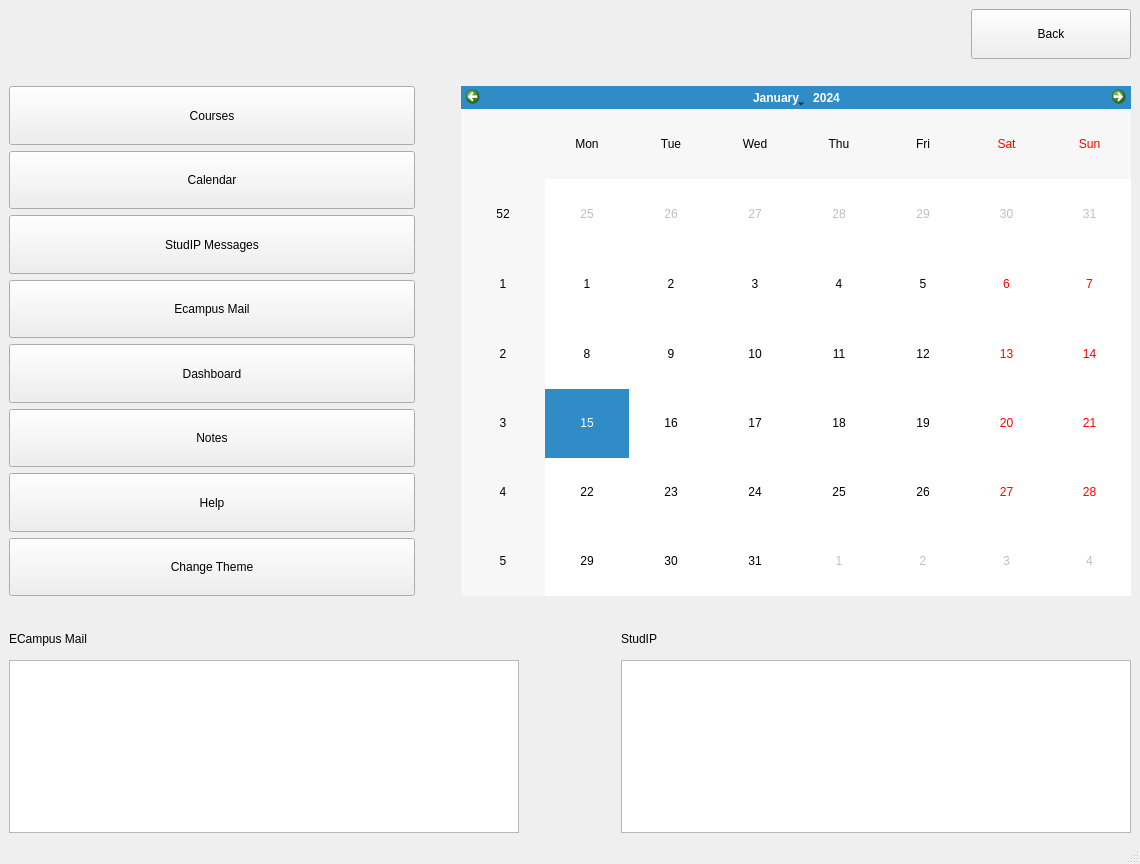
<?xml version="1.0" encoding="UTF-8"?>
<ui version="4.0">
 <class>MainWindow</class>
 <widget class="QMainWindow" name="MainWindow">
  <property name="geometry">
   <rect>
    <x>0</x>
    <y>0</y>
    <width>1140</width>
    <height>864</height>
   </rect>
  </property>
  <property name="minimumSize">
   <size>
    <width>1140</width>
    <height>864</height>
   </size>
  </property>
  <property name="maximumSize">
   <size>
    <width>12123123</width>
    <height>16777215</height>
   </size>
  </property>
  <property name="windowTitle">
   <string>MainWindow</string>
  </property>
  <property name="styleSheet">
   <string notr="true"/>
  </property>
  <widget class="QWidget" name="centralwidget">
   <layout class="QVBoxLayout" name="verticalLayout_4">
    <item>
     <layout class="QHBoxLayout" name="horizontalLayout">
      <property name="spacing">
       <number>7</number>
      </property>
      <property name="rightMargin">
       <number>0</number>
      </property>
      <property name="bottomMargin">
       <number>0</number>
      </property>
      <item>
       <widget class="QLabel" name="Name_label">
        <property name="sizePolicy">
         <sizepolicy hsizetype="Expanding" vsizetype="Expanding">
          <horstretch>0</horstretch>
          <verstretch>0</verstretch>
         </sizepolicy>
        </property>
        <property name="minimumSize">
         <size>
          <width>300</width>
          <height>30</height>
         </size>
        </property>
        <property name="maximumSize">
         <size>
          <width>510</width>
          <height>50</height>
         </size>
        </property>
        <property name="text">
         <string/>
        </property>
       </widget>
      </item>
      <item>
       <spacer name="horizontalSpacer_3">
        <property name="orientation">
         <enum>Qt::Orientation::Horizontal</enum>
        </property>
        <property name="sizeHint" stdset="0">
         <size>
          <width>40</width>
          <height>20</height>
         </size>
        </property>
       </spacer>
      </item>
      <item>
       <widget class="QPushButton" name="Back_Button">
        <property name="sizePolicy">
         <sizepolicy hsizetype="Expanding" vsizetype="Expanding">
          <horstretch>0</horstretch>
          <verstretch>0</verstretch>
         </sizepolicy>
        </property>
        <property name="minimumSize">
         <size>
          <width>90</width>
          <height>50</height>
         </size>
        </property>
        <property name="maximumSize">
         <size>
          <width>160</width>
          <height>50</height>
         </size>
        </property>
        <property name="text">
         <string>Back</string>
        </property>
       </widget>
      </item>
     </layout>
    </item>
    <item>
     <spacer name="verticalSpacer">
      <property name="orientation">
       <enum>Qt::Orientation::Vertical</enum>
      </property>
      <property name="sizeType">
       <enum>QSizePolicy::Policy::Maximum</enum>
      </property>
      <property name="sizeHint" stdset="0">
       <size>
        <width>20</width>
        <height>40</height>
       </size>
      </property>
     </spacer>
    </item>
    <item>
     <layout class="QHBoxLayout" name="horizontalLayout_2">
      <item>
       <layout class="QVBoxLayout" name="verticalLayout">
        <item>
         <widget class="QPushButton" name="Courses">
          <property name="sizePolicy">
           <sizepolicy hsizetype="Expanding" vsizetype="Expanding">
            <horstretch>0</horstretch>
            <verstretch>0</verstretch>
           </sizepolicy>
          </property>
          <property name="minimumSize">
           <size>
            <width>390</width>
            <height>55</height>
           </size>
          </property>
          <property name="maximumSize">
           <size>
            <width>660</width>
            <height>80</height>
           </size>
          </property>
          <property name="text">
           <string>Courses</string>
          </property>
         </widget>
        </item>
        <item>
         <widget class="QPushButton" name="Calendar">
          <property name="sizePolicy">
           <sizepolicy hsizetype="Expanding" vsizetype="Expanding">
            <horstretch>0</horstretch>
            <verstretch>0</verstretch>
           </sizepolicy>
          </property>
          <property name="minimumSize">
           <size>
            <width>390</width>
            <height>55</height>
           </size>
          </property>
          <property name="maximumSize">
           <size>
            <width>660</width>
            <height>80</height>
           </size>
          </property>
          <property name="text">
           <string>Calendar</string>
          </property>
         </widget>
        </item>
        <item>
         <widget class="QPushButton" name="Messages">
          <property name="sizePolicy">
           <sizepolicy hsizetype="Expanding" vsizetype="Expanding">
            <horstretch>0</horstretch>
            <verstretch>0</verstretch>
           </sizepolicy>
          </property>
          <property name="maximumSize">
           <size>
            <width>660</width>
            <height>80</height>
           </size>
          </property>
          <property name="text">
           <string>StudIP Messages</string>
          </property>
         </widget>
        </item>
        <item>
         <widget class="QPushButton" name="Email">
          <property name="sizePolicy">
           <sizepolicy hsizetype="Expanding" vsizetype="Expanding">
            <horstretch>0</horstretch>
            <verstretch>0</verstretch>
           </sizepolicy>
          </property>
          <property name="maximumSize">
           <size>
            <width>660</width>
            <height>80</height>
           </size>
          </property>
          <property name="text">
           <string>Ecampus Mail</string>
          </property>
         </widget>
        </item>
        <item>
         <widget class="QPushButton" name="Dashboard">
          <property name="sizePolicy">
           <sizepolicy hsizetype="Expanding" vsizetype="Expanding">
            <horstretch>0</horstretch>
            <verstretch>0</verstretch>
           </sizepolicy>
          </property>
          <property name="maximumSize">
           <size>
            <width>660</width>
            <height>80</height>
           </size>
          </property>
          <property name="text">
           <string>Dashboard</string>
          </property>
         </widget>
        </item>
        <item>
         <widget class="QPushButton" name="Notes">
          <property name="sizePolicy">
           <sizepolicy hsizetype="Expanding" vsizetype="Expanding">
            <horstretch>0</horstretch>
            <verstretch>0</verstretch>
           </sizepolicy>
          </property>
          <property name="maximumSize">
           <size>
            <width>660</width>
            <height>80</height>
           </size>
          </property>
          <property name="text">
           <string>Notes</string>
          </property>
         </widget>
        </item>
        <item>
         <widget class="QPushButton" name="Help1">
          <property name="sizePolicy">
           <sizepolicy hsizetype="Expanding" vsizetype="Expanding">
            <horstretch>0</horstretch>
            <verstretch>0</verstretch>
           </sizepolicy>
          </property>
          <property name="maximumSize">
           <size>
            <width>660</width>
            <height>80</height>
           </size>
          </property>
          <property name="text">
           <string>Help</string>
          </property>
         </widget>
        </item>
        <item>
         <widget class="QPushButton" name="Theme">
          <property name="sizePolicy">
           <sizepolicy hsizetype="Expanding" vsizetype="Expanding">
            <horstretch>0</horstretch>
            <verstretch>0</verstretch>
           </sizepolicy>
          </property>
          <property name="maximumSize">
           <size>
            <width>660</width>
            <height>80</height>
           </size>
          </property>
          <property name="text">
           <string>Change Theme</string>
          </property>
         </widget>
        </item>
       </layout>
      </item>
      <item>
       <spacer name="horizontalSpacer">
        <property name="orientation">
         <enum>Qt::Orientation::Horizontal</enum>
        </property>
        <property name="sizeType">
         <enum>QSizePolicy::Policy::Maximum</enum>
        </property>
        <property name="sizeHint" stdset="0">
         <size>
          <width>40</width>
          <height>20</height>
         </size>
        </property>
       </spacer>
      </item>
      <item>
       <widget class="QCalendarWidget" name="calendarWidget">
        <property name="minimumSize">
         <size>
          <width>670</width>
          <height>510</height>
         </size>
        </property>
        <property name="maximumSize">
         <size>
          <width>1140</width>
          <height>865</height>
         </size>
        </property>
        <property name="styleSheet">
         <string notr="true"/>
        </property>
       </widget>
      </item>
     </layout>
    </item>
    <item>
     <spacer name="verticalSpacer_2">
      <property name="orientation">
       <enum>Qt::Orientation::Vertical</enum>
      </property>
      <property name="sizeType">
       <enum>QSizePolicy::Policy::Maximum</enum>
      </property>
      <property name="sizeHint" stdset="0">
       <size>
        <width>20</width>
        <height>40</height>
       </size>
      </property>
     </spacer>
    </item>
    <item>
     <layout class="QHBoxLayout" name="horizontalLayout_3">
      <item>
       <layout class="QVBoxLayout" name="verticalLayout_2">
        <item>
         <widget class="QLabel" name="Ecampus_Mail">
          <property name="sizePolicy">
           <sizepolicy hsizetype="Expanding" vsizetype="Expanding">
            <horstretch>0</horstretch>
            <verstretch>0</verstretch>
           </sizepolicy>
          </property>
          <property name="minimumSize">
           <size>
            <width>270</width>
            <height>30</height>
           </size>
          </property>
          <property name="maximumSize">
           <size>
            <width>460</width>
            <height>50</height>
           </size>
          </property>
          <property name="text">
           <string>ECampus Mail</string>
          </property>
         </widget>
        </item>
        <item>
         <widget class="QTableView" name="tableView">
          <property name="minimumSize">
           <size>
            <width>510</width>
            <height>130</height>
           </size>
          </property>
          <property name="maximumSize">
           <size>
            <width>860</width>
            <height>220</height>
           </size>
          </property>
         </widget>
        </item>
       </layout>
      </item>
      <item>
       <spacer name="horizontalSpacer_2">
        <property name="orientation">
         <enum>Qt::Orientation::Horizontal</enum>
        </property>
        <property name="sizeType">
         <enum>QSizePolicy::Policy::Maximum</enum>
        </property>
        <property name="sizeHint" stdset="0">
         <size>
          <width>200</width>
          <height>20</height>
         </size>
        </property>
       </spacer>
      </item>
      <item>
       <layout class="QVBoxLayout" name="verticalLayout_3">
        <item>
         <widget class="QLabel" name="StudIP_Messages">
          <property name="sizePolicy">
           <sizepolicy hsizetype="Expanding" vsizetype="Expanding">
            <horstretch>0</horstretch>
            <verstretch>0</verstretch>
           </sizepolicy>
          </property>
          <property name="minimumSize">
           <size>
            <width>270</width>
            <height>30</height>
           </size>
          </property>
          <property name="maximumSize">
           <size>
            <width>460</width>
            <height>50</height>
           </size>
          </property>
          <property name="text">
           <string>StudIP</string>
          </property>
         </widget>
        </item>
        <item>
         <widget class="QTableView" name="tableView_2">
          <property name="minimumSize">
           <size>
            <width>510</width>
            <height>130</height>
           </size>
          </property>
          <property name="maximumSize">
           <size>
            <width>860</width>
            <height>220</height>
           </size>
          </property>
         </widget>
        </item>
       </layout>
      </item>
     </layout>
    </item>
   </layout>
  </widget>
  <widget class="QStatusBar" name="statusbar"/>
 </widget>
 <resources/>
 <connections/>
</ui>
